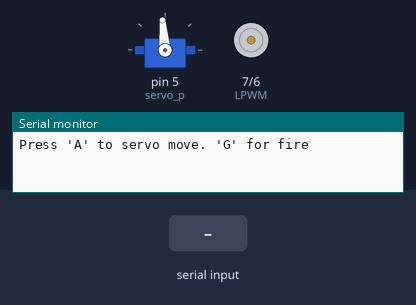
This sketch was run on a simulated Arduino Uno, built with avr-gcc and run on an emulated ATmega328P. Parts: servo, motor-driver pin pairs drawn as motors (green arrow = first pin HIGH = forward, orange = second pin HIGH = backward, longer = more drive), the last lines printed to the serial monitor. The test bench sets the inputs (shaded band).

Above: at 1.2 s.
1.3 s: "A" received over Serial
At 3.1 s:
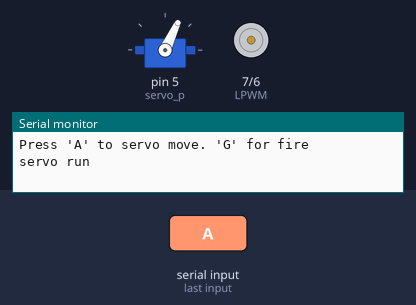
4.3 s: "g" received over Serial
At 5.1 s:
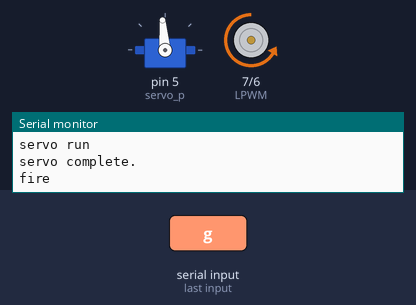
Timing chart, 0 to 7.3 s (numbered marks = the images above; inputs shaded):
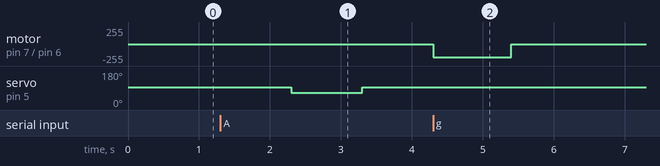

Measured:
- after the input at 1.3 s, servo on pin 5 (servo_p): 95° → 65° after 1.0 s, → 95° 1.0 s later
- after the input at 4.3 s, motor on pin 7 (LPWM) / pin 6 (RPWM): stopped → backward 200/255 at once, → stopped 1.1 s later

The sketch:

reload_gate.ino
```cpp
#define LPWM 7  // Motor driver LPWM
#define RPWM 6  // Motor driver RPWM
#define servo_p 5  // Motor driver LPWM
#include <Servo.h>

Servo myServo; // Create a Servo object

void setup() {
    pinMode(RPWM, OUTPUT);
    pinMode(LPWM, OUTPUT);
    pinMode(servo_p, OUTPUT);

    Serial.begin(9600);  // Initialize Serial Monitor
    Serial.println("Press 'A' to servo move. 'G' for fire");
    myServo.attach(5); // Attach the servo to pin 5
    myServo.write(95);   // Move to 0 degrees

}

void loop() {
    if (Serial.available() > 0) {  // Check for user input
        char command = Serial.read();  // Read input

         if (command == 'A' || command == 'a') {  // If 'A' key is pressed
            Serial.println("servo run");


            //digitalWrite(servo_p,1800);
            myServo.write(95);   // Move to 0 degrees
            delay(1000);        // Wait 1 second

            myServo.write(65);  // Move to 90 degrees
            delay(1000);        // Wait 1 second
            myServo.write(95); // Move to 180 degrees
            delay(1000);        // Wait 1 second

            Serial.println("servo complete.");

        }

        if (command == 'g' || command == 'G') {  // If 'A' key is pressed
            Serial.println("fire");
                            // Fire
            analogWrite(RPWM, 200);  // Set speed
            analogWrite(LPWM, 0);

            delay(1100);        // Wait 1 second


            // Stop the motor
            analogWrite(RPWM, 0);
            analogWrite(LPWM, 0);
            Serial.println("Rotation complete.");

        }
    }
}
```
